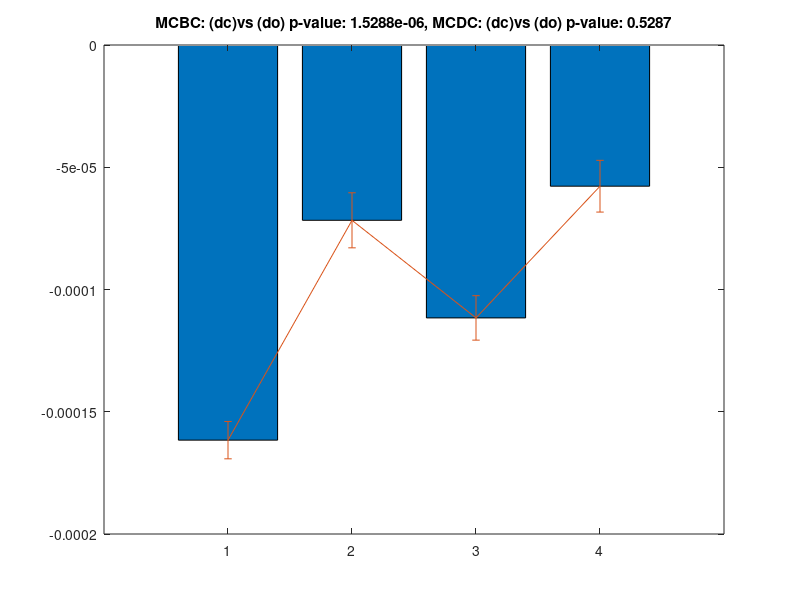

Reproduce this figure in MATLAB. (Note: this script raises an error after producing the figure.)
%conn = database('',databaseuser,databasepwd,'com.mysql.jdbc.Driver', ...
%	databaseurl);
%
%%List of files
%files = fetch(exec(conn, ['SELECT et.`manualrecording` FROM experiment_tuning et']));
%files = files.Data;
%
%%Torque tuning angle (velocity)
%deltaBCI = [];
%deltacotuned = [];
%deltaother = [];
%
%dother = [];
%dcotuned = [];
%
%nR = 50;
%
%rng(15);
%
%for rep = 1:nR
%	display(['rep = ' num2str(rep)])
%	for idx = 1:length(files)
%		cotunedgranger = [];
%		othergranger = [];
%		mcfile = files{idx};
%		all_data = fetch(exec(conn, ['SELECT fl1.dir, fl2.dir, fl5.dir, et1.`tuning_type`, flin1.unit FROM '...
%		'`experiment_tuning` et1 '...
%		'INNER JOIN `fits` flin1 '...
%		'ON flin1.`nev file` = et1.`manualrecording`'...
%		'INNER JOIN `fits_linear` fl1 '...
%		'ON flin1.id = fl1.id '...
%		'INNER JOIN `fits` flin2 '...
%		'ON flin2.`nev file` = et1.`1DBCrecording`'...
%		'INNER JOIN `fits_linear` fl2 '...
%		'ON flin2.id = fl2.id '...
%		'INNER JOIN `fits` flin5 '...
%		'ON flin5.`nev file` = et1.`dualrecording` '...
%		'INNER JOIN `fits_linear` fl5 '...
%		'ON flin5.id = fl5.id '...
%		'WHERE flin1.modelID = 30 AND flin2.modelID = 30 AND flin5.modelID = 30 ' ...
%		'AND flin1.unit = flin2.unit AND flin2.unit = flin5.unit ' ...
%		'AND fl1.r2 > 0.0 '...
%		'AND NOT EXISTS (SELECT * FROM `bci_units` bci WHERE bci.`ID` = et1.`1DBCrecording` AND bci.unit = flin1.unit) '...
%		'AND et1.`manualrecording` = "' mcfile '" '...
%		'AND (et1.`tuning_type` = 1 OR et1.`tuning_type` = 3 OR et1.`tuning_type` = 4)']));
%		if strcmp(all_data.Data, 'No Data')
%			continue 
%		end
%		if size(all_data.Data, 1) < 4 
%			continue 
%		end
%	
%		all_theta = cell2mat(all_data.Data(:,1:3));
%		tuningtype = cell2mat(all_data.Data(:,4));
%		otherunits = all_data.Data(:,5);
%		
%		%BCI unit
%		all_data = fetch(exec(conn, ['SELECT fl1.dir, fl2.dir, fl5.dir, flin1.unit FROM '...
%		'`experiment_tuning` et1 '...
%		'INNER JOIN `fits` flin1 '...
%		'ON flin1.`nev file` = et1.`manualrecording`'...
%		'INNER JOIN `fits_linear` fl1 '...
%		'ON flin1.id = fl1.id '...
%		'INNER JOIN `fits` flin2 '...
%		'ON flin2.`nev file` = et1.`1DBCrecording`'...
%		'INNER JOIN `fits_linear` fl2 '...
%		'ON flin2.id = fl2.id '...
%		'INNER JOIN `fits` flin5 '...
%		'ON flin5.`nev file` = et1.`dualrecording`'...
%		'INNER JOIN `fits_linear` fl5 '...
%		'ON flin5.id = fl5.id '...
%		'WHERE flin1.modelID = 30 AND flin2.modelID = 30 AND flin5.modelID = 30 ' ...
%		'AND flin1.unit = flin2.unit AND flin2.unit = flin5.unit ' ...
%		'AND EXISTS (SELECT * FROM `bci_units` bci WHERE bci.`ID` = et1.`1DBCrecording` AND bci.unit = flin1.unit) '...
%		'AND et1.`manualrecording` = "' mcfile '" '...
%		'LIMIT 1']));
%		%'AND et1.`tuning_type` = 5 '...
%		bci_theta = cell2mat(all_data.Data(:,1:3));
%		bci_unit = all_data.Data(:,4);
%		nU = size(all_theta,1);
%		
%		%Pick cotuned units to BCI units in MC
%		diff_MC_theta = cos(bci_theta(1) - all_theta(:,1));
%		
%		%Pick top two
%		[l, cotunedidx] = sort(diff_MC_theta, 'descend'); 
%		cotunedidx = cotunedidx(1:2);
%		bcicotuned = diff_MC_theta(cotunedidx);
%		cotunedunits = otherunits(cotunedidx);
%	
%		%Pick random two 
%		otheridx = randsample(setdiff(1:nU, cotunedidx), 2);
%		otherunitnames = otherunits(otheridx);
%	
%		%Granger for cotuned units
%		skipthisone = 0;
%		for j = 1:length(cotunedunits)
%			unit = cotunedunits{j};
%			GC = fetch(exec(conn, ['SELECT fBC.analyses_id, fMC.`nev file`, fMC.unit tounit, '...
%			' egMC.fromunit, egMC.score egMCscore, egBC.score egBCscore, fconstMC.dev, fconstBC.dev, et.`tuning_type` FROM `experiment_tuning` et '...
%			'INNER JOIN `fits` fMC '...
%			'ON et.`manualrecording` = fMC.`nev file` '...
%			'INNER JOIN `estimates_te` egMC '...
%			'ON egMC.`id` = fMC.`id` '...
%			'INNER JOIN `fits` fBC '...
%			'ON et.`1DBCrecording` = fBC.`nev file` '...
%			'INNER JOIN `estimates_te` egBC '...
%			'ON egBC.`id` = fBC.`id` '...
%			'INNER JOIN `fits` fconstBC '...
%			'ON fconstBC.`nev file` = et.`1DBCrecording` AND fconstBC.unit = fMC.unit '...
%			'INNER JOIN `fits` fconstMC '...
%			'ON fconstMC.`nev file` = et.`manualrecording` AND fconstMC.unit = fMC.unit '...
%			'WHERE fMC.unit = fBC.unit AND egMC.fromunit = egBC.fromunit AND fMC.modelID = 37 AND fBC.modelID = 37 AND fMC.analyses_id = fBC.analyses_id '...
%			'AND fconstBC.modelID = 31 AND fconstMC.modelID = 31 '...
%			'AND EXISTS (SELECT * FROM `bci_units` bci WHERE bci.`ID` = et.`1DBCrecording` AND bci.unit = fMC.unit) '...
%			'AND egMC.fromunit = "' unit '" '...
%			'AND fMC.unit = "' bci_unit{1} '" '...
%			'AND et.`manualrecording` = "' mcfile '"']));
%			if strcmp(GC.Data, 'No Data')
%				skipthisone = 1;
%				continue;
%			end		
%			cotunedgranger(j,1:2) = cell2mat(GC.Data(:,5:6));
%		end
%		if skipthisone == 1
%			continue;
%		end
%	
%		%Granger for other units
%		skipthisone = 0;
%		for j = 1:length(otherunitnames)
%			unit = otherunitnames{j};
%			GC = fetch(exec(conn, ['SELECT fBC.analyses_id, fMC.`nev file`, fMC.unit tounit, '...
%			' egMC.fromunit, egMC.score egMCscore, egBC.score egBCscore, fconstMC.dev, fconstBC.dev, et.`tuning_type` FROM `experiment_tuning` et '...
%			'INNER JOIN `fits` fMC '...
%			'ON et.`manualrecording` = fMC.`nev file` '...
%			'INNER JOIN `estimates_te` egMC '...
%			'ON egMC.`id` = fMC.`id` AND egMC.`fromunit` = "' unit '" ' ...
%			'INNER JOIN `fits` fBC '...
%			'ON et.`1DBCrecording` = fBC.`nev file` '...
%			'INNER JOIN `estimates_te` egBC '...
%			'ON egBC.`id` = fBC.`id` '...
%			'INNER JOIN `fits` fconstBC '...
%			'ON fconstBC.`nev file` = et.`1DBCrecording` AND fconstBC.unit = fMC.unit '...
%			'INNER JOIN `fits` fconstMC '...
%			'ON fconstMC.`nev file` = et.`manualrecording` AND fconstMC.unit = fMC.unit '...
%			'WHERE fMC.unit = fBC.unit AND egMC.fromunit = egBC.fromunit AND fMC.modelID = 37 AND fBC.modelID = 37 AND fMC.analyses_id = fBC.analyses_id '...
%			'AND fconstBC.modelID = 31 AND fconstMC.modelID = 31 '...
%			'AND EXISTS (SELECT * FROM `bci_units` bci WHERE bci.`ID` = et.`1DBCrecording` AND bci.unit = fMC.unit) '...
%			'AND fMC.unit = "' bci_unit{1} '" '...
%			'AND et.`manualrecording` = "' mcfile '"']));
%			if strcmp(GC.Data, 'No Data')
%				skipthisone = 1;
%				continue;
%			end		
%			othergranger(j,1:2) = cell2mat(GC.Data(:,5:6));
%		end
%		if skipthisone == 1
%			continue;
%		end
%	
%		diffcotuned = diff(cotunedgranger, 1,2);
%		diffother = diff(othergranger, 1,2);
%		dcotuned = [dcotuned(:); diffcotuned(:)];
%		dother = [dother(:); diffother(:)];
%	end
%end
%
%dcotunedMCBC = dcotuned;
%dotherMCBC = dother; 
%
%%%%%%%%%%%%%%%%%%%%%
%%Do the same for DC%
%%%%%%%%%%%%%%%%%%%%%
%
%dother = [];
%dcotuned = [];
%
%for rep = 1:nR
%	display(['rep = ' num2str(rep)])
%	for idx = 1:length(files)
%		cotunedgranger = [];
%		othergranger = [];
%		mcfile = files{idx};
%		all_data = fetch(exec(conn, ['SELECT fl1.dir, fl2.dir, fl5.dir, et1.`tuning_type`, flin1.unit FROM '...
%		'`experiment_tuning` et1 '...
%		'INNER JOIN `fits` flin1 '...
%		'ON flin1.`nev file` = et1.`manualrecording`'...
%		'INNER JOIN `fits_linear` fl1 '...
%		'ON flin1.id = fl1.id '...
%		'INNER JOIN `fits` flin2 '...
%		'ON flin2.`nev file` = et1.`1DBCrecording`'...
%		'INNER JOIN `fits_linear` fl2 '...
%		'ON flin2.id = fl2.id '...
%		'INNER JOIN `fits` flin5 '...
%		'ON flin5.`nev file` = et1.`dualrecording` '...
%		'INNER JOIN `fits_linear` fl5 '...
%		'ON flin5.id = fl5.id '...
%		'WHERE flin1.modelID = 30 AND flin2.modelID = 30 AND flin5.modelID = 30 ' ...
%		'AND flin1.unit = flin2.unit AND flin2.unit = flin5.unit ' ...
%		'AND fl1.r2 > 0.0 '...
%		'AND NOT EXISTS (SELECT * FROM `bci_units` bci WHERE bci.`ID` = et1.`1DBCrecording` AND bci.unit = flin1.unit) '...
%		'AND et1.`manualrecording` = "' mcfile '" '...
%		'AND (et1.`tuning_type` = 1 OR et1.`tuning_type` = 3 OR et1.`tuning_type` = 4)']));
%		if strcmp(all_data.Data, 'No Data')
%			continue 
%		end
%		if size(all_data.Data, 1) < 4 
%			continue 
%		end
%	
%		all_theta = cell2mat(all_data.Data(:,1:3));
%		tuningtype = cell2mat(all_data.Data(:,4));
%		otherunits = all_data.Data(:,5);
%		
%		%BCI unit
%		all_data = fetch(exec(conn, ['SELECT fl1.dir, fl2.dir, fl5.dir, flin1.unit FROM '...
%		'`experiment_tuning` et1 '...
%		'INNER JOIN `fits` flin1 '...
%		'ON flin1.`nev file` = et1.`manualrecording`'...
%		'INNER JOIN `fits_linear` fl1 '...
%		'ON flin1.id = fl1.id '...
%		'INNER JOIN `fits` flin2 '...
%		'ON flin2.`nev file` = et1.`1DBCrecording`'...
%		'INNER JOIN `fits_linear` fl2 '...
%		'ON flin2.id = fl2.id '...
%		'INNER JOIN `fits` flin5 '...
%		'ON flin5.`nev file` = et1.`dualrecording`'...
%		'INNER JOIN `fits_linear` fl5 '...
%		'ON flin5.id = fl5.id '...
%		'WHERE flin1.modelID = 30 AND flin2.modelID = 30 AND flin5.modelID = 30 ' ...
%		'AND flin1.unit = flin2.unit AND flin2.unit = flin5.unit ' ...
%		'AND EXISTS (SELECT * FROM `bci_units` bci WHERE bci.`ID` = et1.`1DBCrecording` AND bci.unit = flin1.unit) '...
%		'AND et1.`manualrecording` = "' mcfile '" '...
%		'LIMIT 1']));
%		%'AND et1.`tuning_type` = 5 '...
%		bci_theta = cell2mat(all_data.Data(:,1:3));
%		bci_unit = all_data.Data(:,4);
%		nU = size(all_theta,1);
%		
%		%Pick cotuned units to BCI units in MC
%		diff_MC_theta = cos(bci_theta(1) - all_theta(:,1));
%		
%		%Pick top two
%		[l, cotunedidx] = sort(diff_MC_theta, 'descend'); 
%		cotunedidx = cotunedidx(1:2);
%		bcicotuned = diff_MC_theta(cotunedidx);
%		cotunedunits = otherunits(cotunedidx);
%	
%		%Pick random two 
%		otheridx = randsample(setdiff(1:nU, cotunedidx), 2);
%		otherunitnames = otherunits(otheridx);
%	
%		%Granger for cotuned units
%		skipthisone = 0;
%		for j = 1:length(cotunedunits)
%			unit = cotunedunits{j};
%			GC = fetch(exec(conn, ['SELECT fDC.analyses_id, fMC.`nev file`, fMC.unit tounit, '...
%			' egMC.fromunit, egMC.score egMCscore, egDC.score egDCscore, fconstMC.dev, fconstDC.dev, et.`tuning_type` FROM `experiment_tuning` et '...
%			'INNER JOIN `fits` fMC '...
%			'ON et.`manualrecording` = fMC.`nev file` '...
%			'INNER JOIN `estimates_te` egMC '...
%			'ON egMC.`id` = fMC.`id` '...
%			'INNER JOIN `fits` fDC '...
%			'ON et.`dualrecording` = fDC.`nev file` '...
%			'INNER JOIN `estimates_te` egDC '...
%			'ON egDC.`id` = fDC.`id` '...
%			'INNER JOIN `fits` fconstDC '...
%			'ON fconstDC.`nev file` = et.`dualrecording` AND fconstDC.unit = fMC.unit '...
%			'INNER JOIN `fits` fconstMC '...
%			'ON fconstMC.`nev file` = et.`manualrecording` AND fconstMC.unit = fMC.unit '...
%			'WHERE fMC.unit = fDC.unit AND egMC.fromunit = egDC.fromunit AND fMC.modelID = 37 AND fDC.modelID = 37 AND fMC.analyses_id = fDC.analyses_id '...
%			'AND fconstDC.modelID = 31 AND fconstMC.modelID = 31 '...
%			'AND EXISTS (SELECT * FROM `bci_units` bci WHERE bci.`ID` = et.`dualrecording` AND bci.unit = fMC.unit) '...
%			'AND egMC.fromunit = "' unit '" '...
%			'AND fMC.unit = "' bci_unit{1} '" '...
%			'AND et.`manualrecording` = "' mcfile '"']));
%			if strcmp(GC.Data, 'No Data')
%				skipthisone = 1;
%				continue;
%			end		
%			cotunedgranger(j,1:2) = cell2mat(GC.Data(:,5:6));
%		end
%		if skipthisone == 1
%			continue;
%		end
%	
%		%Granger for other units
%		skipthisone = 0;
%		for j = 1:length(otherunitnames)
%			unit = otherunitnames{j};
%			GC = fetch(exec(conn, ['SELECT fBC.analyses_id, fMC.`nev file`, fMC.unit tounit, '...
%			' egMC.fromunit, egMC.score egMCscore, egBC.score egBCscore, fconstMC.dev, fconstBC.dev, et.`tuning_type` FROM `experiment_tuning` et '...
%			'INNER JOIN `fits` fMC '...
%			'ON et.`manualrecording` = fMC.`nev file` '...
%			'INNER JOIN `estimates_te` egMC '...
%			'ON egMC.`id` = fMC.`id` AND egMC.`fromunit` = "' unit '" ' ...
%			'INNER JOIN `fits` fBC '...
%			'ON et.`1DBCrecording` = fBC.`nev file` '...
%			'INNER JOIN `estimates_te` egBC '...
%			'ON egBC.`id` = fBC.`id` '...
%			'INNER JOIN `fits` fconstBC '...
%			'ON fconstBC.`nev file` = et.`1DBCrecording` AND fconstBC.unit = fMC.unit '...
%			'INNER JOIN `fits` fconstMC '...
%			'ON fconstMC.`nev file` = et.`manualrecording` AND fconstMC.unit = fMC.unit '...
%			'WHERE fMC.unit = fBC.unit AND egMC.fromunit = egBC.fromunit AND fMC.modelID = 37 AND fBC.modelID = 37 AND fMC.analyses_id = fBC.analyses_id '...
%			'AND fconstBC.modelID = 31 AND fconstMC.modelID = 31 '...
%			'AND EXISTS (SELECT * FROM `bci_units` bci WHERE bci.`ID` = et.`1DBCrecording` AND bci.unit = fMC.unit) '...
%			'AND fMC.unit = "' bci_unit{1} '" '...
%			'AND et.`manualrecording` = "' mcfile '"']));
%			if strcmp(GC.Data, 'No Data')
%				skipthisone = 1;
%				continue;
%			end		
%			othergranger(j,1:2) = cell2mat(GC.Data(:,5:6));
%		end
%		if skipthisone == 1
%			continue;
%		end
%	
%	%'AND egMC.fromunit = "' unit '" '...
%		diffcotuned = diff(cotunedgranger, 1,2);
%		diffother = diff(othergranger, 1,2);
%		%pause 
%	
%		dcotuned = [dcotuned(:); diffcotuned(:)];
%		dother = [dother(:); diffother(:)];
%	end
%end
%
%save('./scripts/fig3b+c_part1.mat')
load('./scripts/fig3b+c_part1.mat')

dcotunedMCDC = dcotuned;
dotherMCDC = dother; 

[hMCBC, pMCBC] = ttest2(abs(dcotunedMCBC), abs(dotherMCBC))
[hMCDC, pMCDC] = ttest2(abs(dcotunedMCDC), abs(dotherMCDC))

[hMCBCsgn, pMCBCsgn] = ttest2((dcotunedMCBC), (dotherMCBC))
[hMCDCsgn, pMCDCsgn] = ttest2((dcotunedMCDC), (dotherMCDC))

[pMCBCrs, hMCBCrs] = ranksum((dcotunedMCBC), (dotherMCBC))
[pMCDCrs, hMCDCrs] = ranksum((dcotunedMCDC), (dotherMCDC))

[pMCBCsrC, hMCBCsrC] = signrank(dcotunedMCBC)
[pMCBCsrO, hMCBCsrO] = signrank(dotherMCBC)
[pMCDCsrC, hMCDCsrC] = signrank(dcotunedMCDC)
[pMCDCsrO, hMCDCsrO] = signrank(dotherMCDC)

[pBCDCrsC, hBCDCrsC] = ranksum((dcotunedMCBC), (dcotunedMCDC))
[pBCDCrsO, hBCDCrsO] = ranksum((dotherMCBC), (dotherMCDC))

figure
bar([mean((dcotunedMCBC)), mean((dotherMCBC)), mean((dcotunedMCDC)), mean((dotherMCDC))]);
hold on 
title(['MCBC: (dc)vs (do) p-value: ' num2str(pMCBCrs) ', MCDC: (dc)vs (do) p-value: ' num2str(pMCDCrs)])

errorbar([mean(dcotunedMCBC), mean(dotherMCBC), mean(dcotunedMCDC), mean(dotherMCDC)],...
	[std(dcotunedMCBC)/sqrt(length(dcotunedMCBC)), std(dotherMCBC)/sqrt(length(dotherMCBC)), std(dcotunedMCDC)/sqrt(length(dcotunedMCDC)), std(dotherMCDC)/sqrt(length(dotherMCDC))]);

saveplot(gcf, './figures/TE-decoupling-bargraph_bootstrap_rotated_signed_sem.eps')

save('bcitTEchanges_bootstrap_rotated.mat')